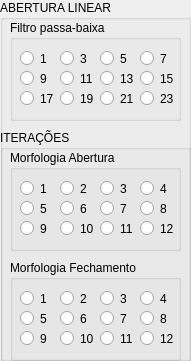
  <widget class="QGroupBox" name="groupBox_5">
   <property name="geometry">
    <rect>
     <x>0</x>
     <y>110</y>
     <width>191</width>
     <height>361</height>
    </rect>
   </property>
   <property name="title">
    <string>ABERTURA LINEAR</string>
   </property>
   <widget class="QGroupBox" name="groupBox">
    <property name="geometry">
     <rect>
      <x>10</x>
      <y>20</y>
      <width>171</width>
      <height>101</height>
     </rect>
    </property>
    <property name="title">
     <string>Filtro passa-baixa</string>
    </property>
    <widget class="QRadioButton" name="filter3">
     <property name="geometry">
      <rect>
       <x>50</x>
       <y>30</y>
       <width>82</width>
       <height>17</height>
      </rect>
     </property>
     <property name="text">
      <string>3</string>
     </property>
    </widget>
    <widget class="QRadioButton" name="filter5">
     <property name="geometry">
      <rect>
       <x>90</x>
       <y>30</y>
       <width>82</width>
       <height>17</height>
      </rect>
     </property>
     <property name="text">
      <string>5</string>
     </property>
    </widget>
    <widget class="QRadioButton" name="filter7">
     <property name="geometry">
      <rect>
       <x>130</x>
       <y>30</y>
       <width>82</width>
       <height>17</height>
      </rect>
     </property>
     <property name="text">
      <string>7</string>
     </property>
     <property name="checkable">
      <bool>true</bool>
     </property>
     <property name="checked">
      <bool>false</bool>
     </property>
    </widget>
    <widget class="QRadioButton" name="filter9">
     <property name="geometry">
      <rect>
       <x>10</x>
       <y>50</y>
       <width>82</width>
       <height>17</height>
      </rect>
     </property>
     <property name="text">
      <string>9</string>
     </property>
    </widget>
    <widget class="QRadioButton" name="filter11">
     <property name="geometry">
      <rect>
       <x>50</x>
       <y>50</y>
       <width>82</width>
       <height>17</height>
      </rect>
     </property>
     <property name="text">
      <string>11</string>
     </property>
    </widget>
    <widget class="QRadioButton" name="filter13">
     <property name="geometry">
      <rect>
       <x>90</x>
       <y>50</y>
       <width>82</width>
       <height>17</height>
      </rect>
     </property>
     <property name="text">
      <string>13</string>
     </property>
    </widget>
    <widget class="QRadioButton" name="filter15">
     <property name="geometry">
      <rect>
       <x>130</x>
       <y>50</y>
       <width>82</width>
       <height>17</height>
      </rect>
     </property>
     <property name="text">
      <string>15</string>
     </property>
    </widget>
    <widget class="QRadioButton" name="filter17">
     <property name="geometry">
      <rect>
       <x>10</x>
       <y>70</y>
       <width>82</width>
       <height>17</height>
      </rect>
     </property>
     <property name="text">
      <string>17</string>
     </property>
    </widget>
    <widget class="QRadioButton" name="filter1">
     <property name="geometry">
      <rect>
       <x>10</x>
       <y>30</y>
       <width>31</width>
       <height>17</height>
      </rect>
     </property>
     <property name="text">
      <string>1</string>
     </property>
    </widget>
    <widget class="QRadioButton" name="filter19">
     <property name="geometry">
      <rect>
       <x>50</x>
       <y>70</y>
       <width>82</width>
       <height>17</height>
      </rect>
     </property>
     <property name="text">
      <string>19</string>
     </property>
    </widget>
    <widget class="QRadioButton" name="filter21">
     <property name="geometry">
      <rect>
       <x>90</x>
       <y>70</y>
       <width>82</width>
       <height>17</height>
      </rect>
     </property>
     <property name="text">
      <string>21</string>
     </property>
    </widget>
    <widget class="QRadioButton" name="filter23">
     <property name="geometry">
      <rect>
       <x>130</x>
       <y>70</y>
       <width>82</width>
       <height>17</height>
      </rect>
     </property>
     <property name="text">
      <string>23</string>
     </property>
    </widget>
   </widget>
   <widget class="QGroupBox" name="groupBox_8">
    <property name="geometry">
     <rect>
      <x>0</x>
      <y>130</y>
      <width>191</width>
      <height>361</height>
     </rect>
    </property>
    <property name="title">
     <string>ITERAÇÕES</string>
    </property>
    <widget class="QGroupBox" name="groupBox_4">
     <property name="geometry">
      <rect>
       <x>10</x>
       <y>130</y>
       <width>171</width>
       <height>101</height>
      </rect>
     </property>
     <property name="title">
      <string>Morfologia Fechamento</string>
     </property>
     <property name="flat">
      <bool>false</bool>
     </property>
     <property name="checkable">
      <bool>false</bool>
     </property>
     <widget class="QRadioButton" name="close2">
      <property name="geometry">
       <rect>
        <x>50</x>
        <y>30</y>
        <width>82</width>
        <height>17</height>
       </rect>
      </property>
      <property name="text">
       <string>2</string>
      </property>
     </widget>
     <widget class="QRadioButton" name="close3">
      <property name="geometry">
       <rect>
        <x>90</x>
        <y>30</y>
        <width>82</width>
        <height>17</height>
       </rect>
      </property>
      <property name="text">
       <string>3</string>
      </property>
     </widget>
     <widget class="QRadioButton" name="close4">
      <property name="geometry">
       <rect>
        <x>130</x>
        <y>30</y>
        <width>82</width>
        <height>17</height>
       </rect>
      </property>
      <property name="text">
       <string>4</string>
      </property>
     </widget>
     <widget class="QRadioButton" name="close5">
      <property name="geometry">
       <rect>
        <x>10</x>
        <y>50</y>
        <width>82</width>
        <height>17</height>
       </rect>
      </property>
      <property name="text">
       <string>5</string>
      </property>
     </widget>
     <widget class="QRadioButton" name="close6">
      <property name="geometry">
       <rect>
        <x>50</x>
        <y>50</y>
        <width>82</width>
        <height>17</height>
       </rect>
      </property>
      <property name="text">
       <string>6</string>
      </property>
     </widget>
     <widget class="QRadioButton" name="close7">
      <property name="geometry">
       <rect>
        <x>90</x>
        <y>50</y>
        <width>82</width>
        <height>17</height>
       </rect>
      </property>
      <property name="text">
       <string>7</string>
      </property>
     </widget>
     <widget class="QRadioButton" name="close8">
      <property name="geometry">
       <rect>
        <x>130</x>
        <y>50</y>
        <width>82</width>
        <height>17</height>
       </rect>
      </property>
      <property name="text">
       <string>8</string>
      </property>
     </widget>
     <widget class="QRadioButton" name="close9">
      <property name="geometry">
       <rect>
        <x>10</x>
        <y>70</y>
        <width>31</width>
        <height>17</height>
       </rect>
      </property>
      <property name="text">
       <string>9</string>
      </property>
     </widget>
     <widget class="QRadioButton" name="close1">
      <property name="geometry">
       <rect>
        <x>10</x>
        <y>30</y>
        <width>41</width>
        <height>17</height>
       </rect>
      </property>
      <property name="text">
       <string>1</string>
      </property>
     </widget>
     <widget class="QRadioButton" name="close10">
      <property name="geometry">
       <rect>
        <x>50</x>
        <y>70</y>
        <width>82</width>
        <height>17</height>
       </rect>
      </property>
      <property name="text">
       <string>10</string>
      </property>
     </widget>
     <widget class="QRadioButton" name="close11">
      <property name="geometry">
       <rect>
        <x>90</x>
        <y>70</y>
        <width>82</width>
        <height>17</height>
       </rect>
      </property>
      <property name="text">
       <string>11</string>
      </property>
     </widget>
     <widget class="QRadioButton" name="close12">
      <property name="geometry">
       <rect>
        <x>130</x>
        <y>70</y>
        <width>82</width>
        <height>17</height>
       </rect>
      </property>
      <property name="text">
       <string>12</string>
      </property>
     </widget>
     <zorder>close2</zorder>
     <zorder>close3</zorder>
     <zorder>close4</zorder>
     <zorder>close5</zorder>
     <zorder>close6</zorder>
     <zorder>close7</zorder>
     <zorder>close8</zorder>
     <zorder>close1</zorder>
     <zorder>close10</zorder>
     <zorder>close11</zorder>
     <zorder>close12</zorder>
     <zorder>close9</zorder>
    </widget>
    <widget class="QGroupBox" name="groupBox_3">
     <property name="geometry">
      <rect>
       <x>10</x>
       <y>20</y>
       <width>171</width>
       <height>101</height>
      </rect>
     </property>
     <property name="title">
      <string>Morfologia Abertura</string>
     </property>
     <widget class="QRadioButton" name="open2">
      <property name="geometry">
       <rect>
        <x>50</x>
        <y>30</y>
        <width>82</width>
        <height>17</height>
       </rect>
      </property>
      <property name="text">
       <string>2</string>
      </property>
     </widget>
     <widget class="QRadioButton" name="open3">
      <property name="geometry">
       <rect>
        <x>90</x>
        <y>30</y>
        <width>82</width>
        <height>17</height>
       </rect>
      </property>
      <property name="text">
       <string>3</string>
      </property>
     </widget>
     <widget class="QRadioButton" name="open4">
      <property name="geometry">
       <rect>
        <x>130</x>
        <y>30</y>
        <width>82</width>
        <height>17</height>
       </rect>
      </property>
      <property name="text">
       <string>4</string>
      </property>
     </widget>
     <widget class="QRadioButton" name="open5">
      <property name="geometry">
       <rect>
        <x>10</x>
        <y>50</y>
        <width>82</width>
        <height>17</height>
       </rect>
      </property>
      <property name="text">
       <string>5</string>
      </property>
     </widget>
     <widget class="QRadioButton" name="open6">
      <property name="geometry">
       <rect>
        <x>50</x>
        <y>50</y>
        <width>82</width>
        <height>17</height>
       </rect>
      </property>
      <property name="text">
       <string>6</string>
      </property>
     </widget>
     <widget class="QRadioButton" name="open7">
      <property name="geometry">
       <rect>
        <x>90</x>
        <y>50</y>
        <width>82</width>
        <height>17</height>
       </rect>
      </property>
      <property name="text">
       <string>7</string>
      </property>
     </widget>
     <widget class="QRadioButton" name="open8">
      <property name="geometry">
       <rect>
        <x>130</x>
        <y>50</y>
        <width>82</width>
        <height>17</height>
       </rect>
      </property>
      <property name="text">
       <string>8</string>
      </property>
     </widget>
     <widget class="QRadioButton" name="open9">
      <property name="geometry">
       <rect>
        <x>10</x>
        <y>70</y>
        <width>82</width>
        <height>17</height>
       </rect>
      </property>
      <property name="text">
       <string>9</string>
      </property>
     </widget>
     <widget class="QRadioButton" name="open1">
      <property name="geometry">
       <rect>
        <x>10</x>
        <y>30</y>
        <width>41</width>
        <height>17</height>
       </rect>
      </property>
      <property name="text">
       <string>1</string>
      </property>
     </widget>
     <widget class="QRadioButton" name="open10">
      <property name="geometry">
       <rect>
        <x>50</x>
        <y>70</y>
        <width>82</width>
        <height>17</height>
       </rect>
      </property>
      <property name="text">
       <string>10</string>
      </property>
     </widget>
     <widget class="QRadioButton" name="open11">
      <property name="geometry">
       <rect>
        <x>90</x>
        <y>70</y>
        <width>82</width>
        <height>17</height>
       </rect>
      </property>
      <property name="text">
       <string>11</string>
      </property>
     </widget>
     <widget class="QRadioButton" name="open12">
      <property name="geometry">
       <rect>
        <x>130</x>
        <y>70</y>
        <width>82</width>
        <height>17</height>
       </rect>
      </property>
      <property name="text">
       <string>12</string>
      </property>
     </widget>
    </widget>
   </widget>
   <zorder>groupBox_8</zorder>
   <zorder>groupBox</zorder>
  </widget>
